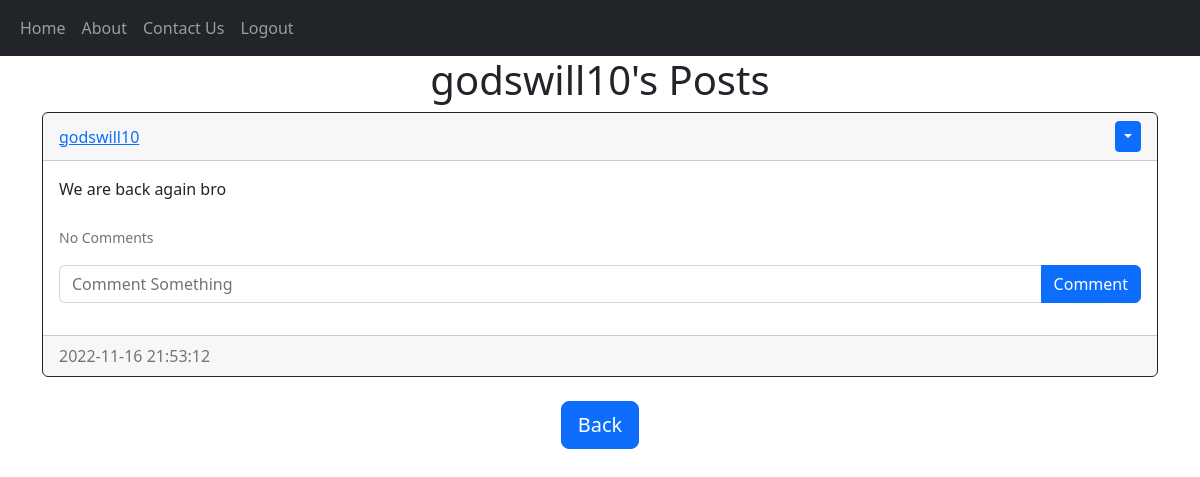
Before: /posts/godswill10 (signed in) with the older database file.
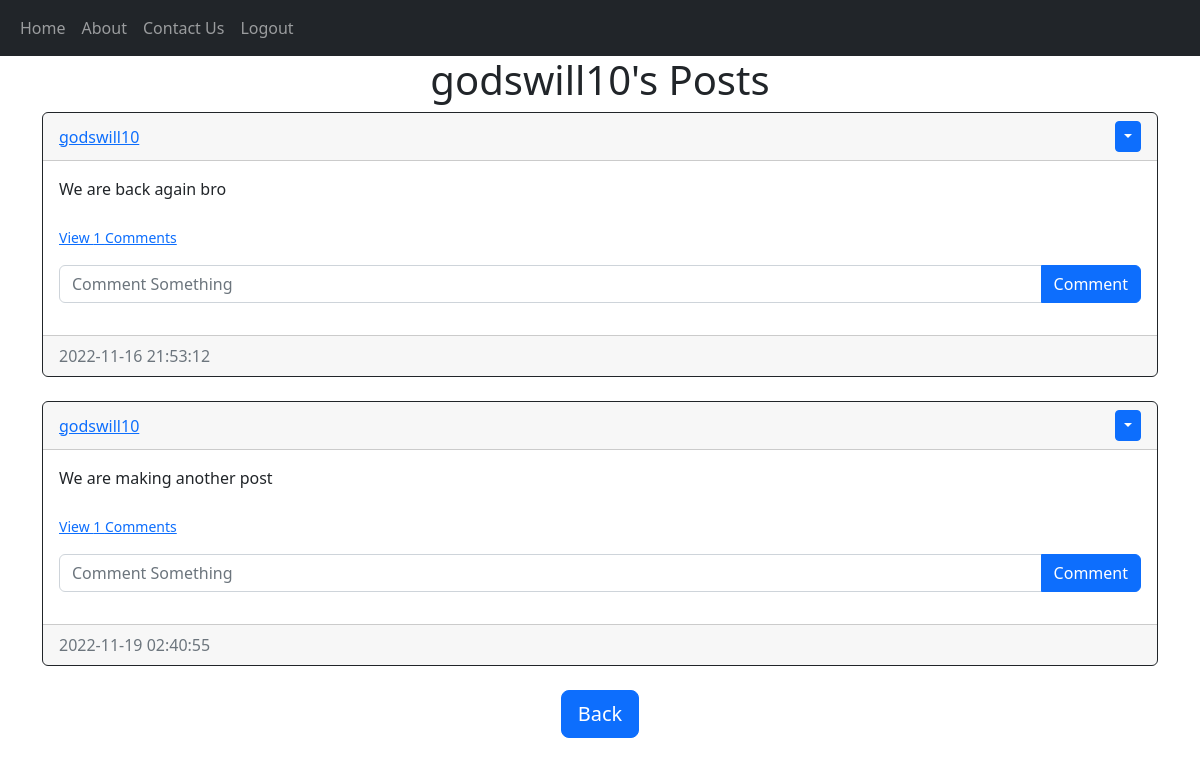
After: the same page with the newer database file.
### website/models.py (models this page shows)
class User(db.Model, UserMixin):
    id = db.Column(db.Integer, primary_key=True)
    email = db.Column(db.String(150), unique=True)
    username = db.Column(db.String(150), unique=True)
    password = db.Column(db.String(150))
    date_created = db.Column(db.DateTime(timezone=True), default=func.now())
    posts = db.relationship('Post', backref='user', passive_deletes=True)
    comments = db.relationship('Comment', backref='user', passive_deletes=True)

class Post(db.Model):
    id = db.Column(db.Integer, primary_key=True)
    text = db.Column(db.Text, nullable=False)
    date_created = db.Column(db.DateTime(timezone=True), default=func.now())
    author = db.Column(db.Integer, db.ForeignKey('user.id', ondelete="CASCADE"), nullable=False)
    comments = db.relationship('Comment', backref='post', passive_deletes=True)

### website/views.py (the view)
@views.route("/posts/<username>")
@login_required
def posts(username):
    user = User.query.filter_by(username=username).first()
    if not user:
        flash('Username does not exist', category='error')
        return redirect(url_for('views.home'))
    posts = user.posts
    return render_template("posts.html", user=current_user, posts=posts, username=username)

### website/__init__.py (called while the page is built)
def create_app():
    app = Flask(__name__)
    app.config['SECRET_KEY'] = "helloworld"
    app.config['SQLALCHEMY_DATABASE_URI'] = f'sqlite:///{DB_NAME}'
    db.init_app(app)
    app.app_context().push()
    from .views import views
    from .auth import auth
    app.register_blueprint(views, url_prefix="/")
    app.register_blueprint(auth, url_prefix="/")
    from . import models
    from .models import User, Post, Comment
    with app.app_context():
        db.create_all()
    create_database(app)
    login_manager = LoginManager()
    login_manager.login_view = "auth.login"
    login_manager.init_app(app)
    @login_manager.user_loader
    def load_user(id):
        return User.query.get(int(id))
    return app
    return app

### website/templates/posts.html (shortened to what this page needs)
{% extends "posts_div.html" %}
{% block header%}
    {{username}}'s Posts
{% endblock %}
{% block footer %}
<div align="center">
    <a href="/home">
        <button type="button" class="btn btn-primary btn-lg">Back</button>
    </a>
</div>
{% endblock %}

### website/templates/posts_div.html (shortened to what this page needs)
{% extends "base.html" %}
{% block content%}
<h1 align="center">{% block header %}Posts{% endblock %}</h1>
<div id="posts">
    {% for post in posts %}
        <div class="card border-dark">
            <div class="card-header d-flex justify-content-between align-items-center">
                <a href="/posts/{{post.user.username}}">{{post.user.username}}</a>
                {% if user.id == post.author %}
                <div class="btn-group">
                    <button type="button" class="btn btn-sm btn-primary dropdown-toggle" data-bs-toggle="dropdown"></button>
                </div>
                {% endif %}
            </div>
            <div class="card-body">
                <div class="card-text">{{post.text}}</div>
                <br>
                <div>
                    <p class="card-test">
                        {% if post.comments|length > 0 %}
                        <a href="#comments-{{post.id}}" data-bs-toggle="collapse" role="button">
                            <small>
                                View {{post.comments|length}} Comments
                            </small>
                        </a>
                        {% else %}
                        <small class="text-muted">No Comments</small>
                        {% endif %}
                    </p>
                </div>
                <form class="input-group mb-3" method="POST" action="/create-comment/{{post.id}}">
                    <input type="text" id="text" name="text" class="form-control" placeholder="Comment Something">
                    <button type="submit" class="btn btn-primary">Comment</button>
                </form>
            </div>
            <div class="card-footer text-muted">
                {{post.date_created}}
            </div>
        </div>
        <br>
    {% endfor %}
</div>
{% block footer %}{% endblock %}
{% endblock %}

### website/templates/base.html (shortened to what this page needs)
<!DOCTYPE html>
<html lang="en">
<head>
    <link href="https://cdn.jsdelivr.net/npm/bootstrap@5.2.2/dist/css/bootstrap.min.css" rel="stylesheet"
>
</head>
<body>
    <nav class="navbar navbar-expand-lg navbar-dark bg-dark">
        <div class="container-fluid">
            <div class="collapse navbar-collapse" id="navbar">
                <div class="navbar-nav">
                    <a class="nav-item nav-link" href="/home">Home</a>
                    {% if user.is_authenticated %}
                        <a class="nav-item nav-link" href="/about">About</a>
                        <a class="nav-item nav-link" href="/contact">Contact Us</a>
                        <a class="nav-item nav-link" href="/logout">Logout</a>
                        {% else %}
                        <a class="nav-item nav-link" href="/login">Login</a>
                        <a class="nav-item nav-link" href="/signup">Sign Up</a>
                    {% endif %}
                </div>
            </div>
        </div>
    </nav>
    <div class="container">{% block content%}{% endblock %}</div>
</body>
</html>

Changed rows visible on the page:
shown differently, row unchanged: Post "We are back again bro": comments|length (not shown) → "1"; text "No Comments" → "View Comments"
added Post: user.username "godswill10", text "We are making another post", comments|length "1", date_created "2022-11-19 02:40:55"
